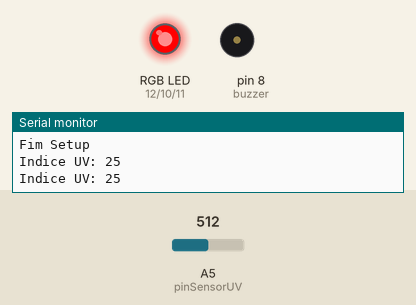
Simulated run of this sketch. Board: Arduino Uno, built with avr-gcc and run on an emulated ATmega328P. On the bench: an RGB LED mixed from three pins (HIGH = lit), buzzer (waves = sounding), the last lines printed to the serial monitor. The inputs (shaded band) are chosen by the test bench; at power-on: A5 (pinSensorUV) = 512.

Above: at 1.8 s.
1.9 s: A5 (pinSensorUV) set to 129
4.9 s: A5 (pinSensorUV) set to 112
At 5.4 s:
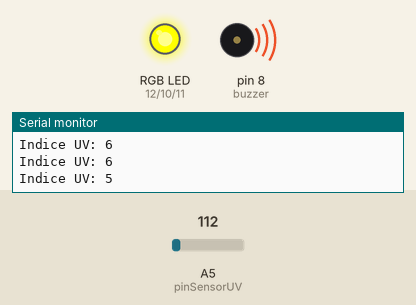
7.9 s: A5 (pinSensorUV) set to 0
At 8.4 s:
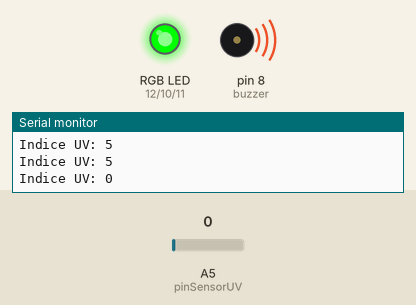
10.9 s: A5 (pinSensorUV) set to 122
At 11.4 s:
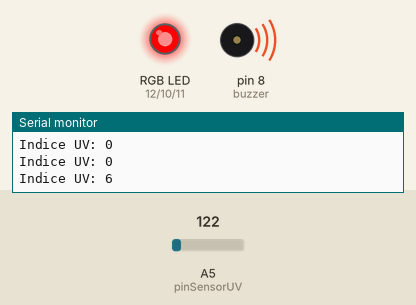
13.9 s: A5 (pinSensorUV) set to 306
Timing chart, 0 to 19.5 s (numbered marks = the images above; inputs shaded):
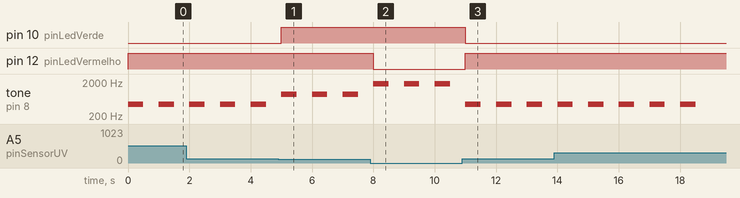

The sketch:

codigo_UV_com_RGB.ino
```cpp
int buzzer = 8; // Pino digital onde o buzzer está conectado

// Define os pinos do LED RGB
#define pinLedVermelho 12 // Pino digital 9 conectado ao LED vermelho do RGB
#define pinLedVerde 10   // Pino digital 10 conectado ao LED verde do RGB
#define pinLedAzul 11    // Pino digital 11 conectado ao LED azul do RGB

// Define o pino do sensor UV
#define pinSensorUV A5 // Pino analógico A5 conectado ao sensor UV

// Define constantes para ligar e desligar os LEDs
#define liga HIGH    // Nível lógico alto (5V)
#define desliga LOW   // Nível lógico baixo (0V)

// Habilita a saída de depuração pela serial (opcional)
#define DEBUG

int leituraUV = 0;          // Variável para armazenar a leitura do sensor UV
byte indiceUV = 0;          // Variável para armazenar o índice UV calculado
byte indiceUVAnterior = 0; // Armazena o índice UV da leitura anterior
unsigned long tempoAnterior = 0; // Variável para controlar o tempo de atualização da leitura

// Variável para contar o número de toques do buzzer
int contadorBuzzer = 0;

// Define o limite máximo de toques para o buzzer
const int maxToquesBuzzer = 5; // Alterar este valor para definir o limite de toques

void setup() {
  Serial.begin(9600);          // Inicia a comunicação serial a 9600 baud
  pinMode(buzzer, OUTPUT);      // Define o pino do buzzer como saída
  pinMode(pinLedVermelho, OUTPUT); // Define o pino do LED vermelho como saída
  pinMode(pinLedVerde, OUTPUT);   // Define o pino do LED verde como saída
  pinMode(pinLedAzul, OUTPUT);    // Define o pino do LED azul como saída
  pinMode(pinSensorUV, INPUT);   // Define o pino do sensor UV como entrada

#ifdef DEBUG
  Serial.println("Fim Setup");  // Imprime mensagem de depuração na serial
#endif
}

void loop() {
  leituraUV = analogRead(pinSensorUV);      // Lê o valor analógico do sensor UV
  indiceUV = map(leituraUV, 0, 203, 0, 10); // Mapeia a leitura do sensor para o índice UV

#ifdef DEBUG
  Serial.print("Indice UV: ");           // Imprime o índice UV na serial
  Serial.println(indiceUV);
#endif

  // Verifica se o índice UV mudou
  if (indiceUV != indiceUVAnterior) {
    contadorBuzzer = 0;                  // Reseta o contador de toques do buzzer ao detectar mudança
    indiceUVAnterior = indiceUV;          // Atualiza o índice UV anterior para o atual
  }

  if (indiceUV >= 6) {                    // Índice UV alto (>= 6)
    acendeLed(255, 0, 0); // Vermelho
    tocaBuzzer(440);                  // Toca o buzzer com frequência de 440 Hz
  } else if (indiceUV >= 3) {           // Índice UV moderado (>= 3)
    acendeLed(255, 255, 0); // Amarelo
    tocaBuzzer(880);                  // Toca o buzzer com frequência de 880 Hz
  } else {                              // Índice UV baixo (< 3)
    acendeLed(0, 255, 0); // Verde
    tocaBuzzer(1760);                 // Toca o buzzer com frequência de 1760 Hz
  }

  // Controla o tempo de atualização da leitura do sensor (500ms)
  unsigned long tempoAtual = millis();    // Obtém o tempo atual em milissegundos
  if (tempoAtual - tempoAnterior >= 500) {  // Verifica se passou 500ms desde a última leitura
    tempoAnterior = tempoAtual;          // Atualiza o tempo da última leitura
    // Código para ler o sensor e atualizar o índice UV (pode ser adicionado aqui)
  }
}

// Função para acender o LED RGB com a cor especificada
void acendeLed(int vermelho, int verde, int azul) {
  analogWrite(pinLedVermelho, vermelho);
  analogWrite(pinLedVerde, verde);
  analogWrite(pinLedAzul, azul);
}

// Função para tocar o buzzer com uma frequência específica
void tocaBuzzer(int frequencia) {
  // Toca o buzzer apenas se o número de toques estiver abaixo do limite
  if (contadorBuzzer < maxToquesBuzzer) {
    tone(buzzer, frequencia);      // Liga o buzzer com a frequência especificada
    delay(500);                    // Aguarda 500 milissegundos
    noTone(buzzer);                // Desliga o buzzer
    delay(500);                    // Aguarda 500 milissegundos
    contadorBuzzer++;              // Incrementa o contador de toques
  }
}
```

Measured:
- the behaviour switches between 122 and 121 on A5 (pinSensorUV) (found by bisection; images 0 and 1)
- after the input at 4.9 s, pin 10 (pinLedVerde): LOW → HIGH after 0.10 s
- after the input at 7.9 s, pin 12 (pinLedVermelho): HIGH → LOW after 0.10 s
- after the input at 10.9 s, pin 10 (pinLedVerde): HIGH → LOW after 0.11 s; pin 12 (pinLedVermelho): LOW → HIGH after 0.11 s
- by itself, tone on pin 8 (buzzer): alternates 440 Hz for 0.50 s and silent for 0.50 s
